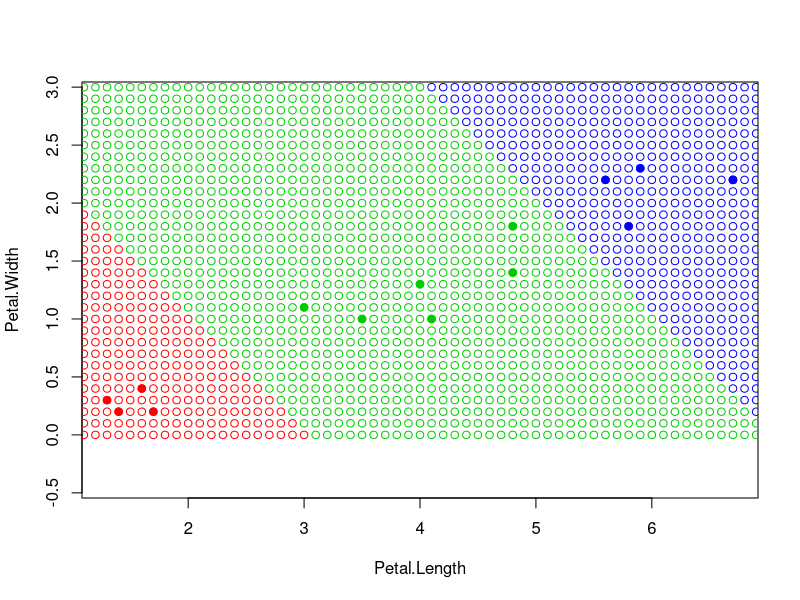

Write the R code that produced this figure.
X<-sample(c(1:150),15,replace=TRUE) #sample случайным образом переупорядочивает элементы, переданные в качестве первого аргумента
xl <- iris[X, 3:5]                  #replace=TRUE гарантирует, что элемент не будет дважды

#xl выборка по 15 случайным числам (от 1 до 150)

colors <- c("setosa" = "red", "versicolor" = "green3", "virginica" = "blue") #цвета выборки

plot(xl[, 1:2], pch = 21, bg = colors[xl$Species], col= colors[xl$Species], asp = 1) #рисую выборку из 15 объектов

euclideanDistance <- function(u, v) #функция расстояния
{ 
  sqrt(sum(u - v)^2) 
}

nn <- function(z, xl)
{
  #print(xl) вывести выборку
  #определяю размерность выборки
  l <- nrow(xl)
  n <- ncol(xl)-1
  
  distances <- c() #вектор расстояний
  for (i in 1:l)
  {
    distances <- c(distances, euclideanDistance(xl[i, 1:n], z))
  }
  #print(distances) вывод расстояний
  #order(distances) упорядочивание расстояний
  xl[order(distances)[1], n+1]
}
#для всех точек определим класс и закрасим
for (ytemp in seq(0, 3, by=0.1)){
  for (xtemp in seq(0, 7, by=0.1)){
    z <- c(xtemp,ytemp) #ввод z
    class <- nn(z, xl) #берём класс из функции nn
    #print(nn(z,xl)) чтобы выводить словами класс
    points(z[1], z[2], pch = 21, col = colors[class], asp = 1) #закрашивание точек
  }
}

